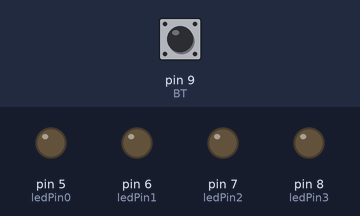
The sketch below on a simulated Arduino Uno, built with avr-gcc and run on an emulated ATmega328P. Parts: output pins drawn as LEDs (lit = HIGH). The test bench sets the inputs (shaded band); at power-on: pin 9 (BT) LOW. What the sketch prints to the serial monitor is not drawn.

Above: at 1.2 s.
1.3 s: pin 9 (BT) driven HIGH
At 2.5 s:
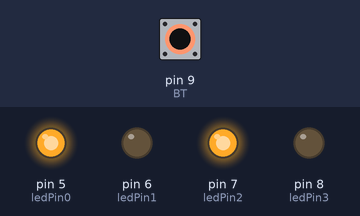
2.8 s: pin 9 (BT) pulsed LOW 5 times (0.12 s each, 0.3 s apart)
At 5.4 s:
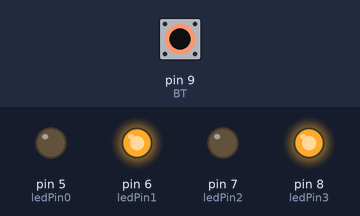
5.8 s: pin 9 (BT) pulsed LOW 2 times (0.12 s each, 0.3 s apart)
At 7.2 s:
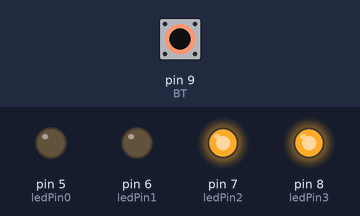
Timing chart, 0 to 8.8 s (numbered marks = the images above; inputs shaded):
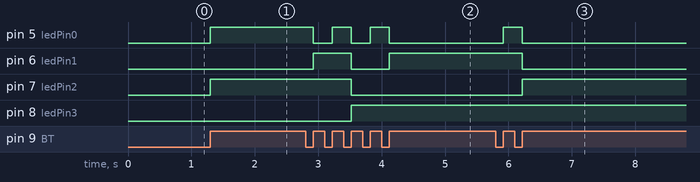

The sketch:

Proyecto3_noether.ino
```cpp
/*
  Web client

 This sketch connects to a website (http://www.google.com)
 using an Arduino Wiznet Ethernet shield.

 Circuit:
 * Ethernet shield attached to pins 10, 11, 12, 13

 created 18 Dec 2009
 by David A. Mellis
 modified 9 Apr 2012
 by Tom Igoe, based on work by Adrian McEwen

 */

//button
const int BT = 9;

const int ledPin0 = 5;
const int ledPin1 = 6;
const int ledPin2 = 7;
const int ledPin3 = 8; //Sets pins for leds

//Button related var
int val = 0;          // val will be used to store the state of the input pin
int oldval = 0;

int money = 11; //money owns by arduino

void setup() {
 Serial.begin(115200);

 pinMode(ledPin0, OUTPUT);
 pinMode(ledPin1, OUTPUT);
 pinMode(ledPin2, OUTPUT);
 pinMode(ledPin3, OUTPUT); // Sets the leds output

 pinMode(BT, INPUT); //pin for button
}

void loop(){

  oldval = val;
  val = digitalRead(BT); // read input value and store it

  if((val == HIGH) && (oldval == LOW)) {
    money -= 1;
    Serial.print(money);
    ledOutput();
  }
}

void ledOutput(){

  if (money == 10){
      digitalWrite(ledPin0, HIGH);
      digitalWrite(ledPin1, LOW);
      digitalWrite(ledPin2, HIGH);
      digitalWrite(ledPin3, LOW);

  } else if (money == 9){
      digitalWrite(ledPin0, LOW);
      digitalWrite(ledPin1, HIGH);

  } else if (money == 8){
      digitalWrite(ledPin0, HIGH);

  } else if (money == 7){
      digitalWrite(ledPin0, LOW);
      digitalWrite(ledPin1, LOW);
      digitalWrite(ledPin2, LOW);
      digitalWrite(ledPin3, HIGH);

  } else if (money == 6){
      digitalWrite(ledPin0, HIGH);

  } else if (money == 5){
      digitalWrite(ledPin0, LOW);
      digitalWrite(ledPin1, HIGH);

  } else if (money == 4){
      digitalWrite(ledPin0, HIGH);

  } else if (money == 3){
      digitalWrite(ledPin0, LOW);
      digitalWrite(ledPin1, LOW);
      digitalWrite(ledPin2, HIGH);

  } else if (money == 2){
      digitalWrite(ledPin0, HIGH);

  } else if (money == 1){
      digitalWrite(ledPin0, LOW);
      digitalWrite(ledPin1, HIGH);

  } else if (money == 0){
      digitalWrite(ledPin0, HIGH);
      money = 11;
  }

}
```

Measured:
- after the input at 1.3 s, pin 5 (ledPin0), pin 7 (ledPin2): LOW → HIGH at once
- after the input at 2.8 s, pin 5 (ledPin0): alternates HIGH for 0.30 s and LOW for 0.30 s, 5 changes in all, then stays LOW, starting after 0.12 s; pin 6 (ledPin1): LOW → HIGH after 0.12 s, → LOW 0.60 s later, → HIGH 0.60 s later; pin 7 (ledPin2): HIGH → LOW after 0.72 s; pin 8 (ledPin3): LOW → HIGH after 0.72 s
- after the input at 5.8 s, pin 5 (ledPin0): LOW → HIGH after 0.12 s, → LOW 0.30 s later; pin 6 (ledPin1): HIGH → LOW after 0.42 s; pin 7 (ledPin2): LOW → HIGH after 0.42 s
